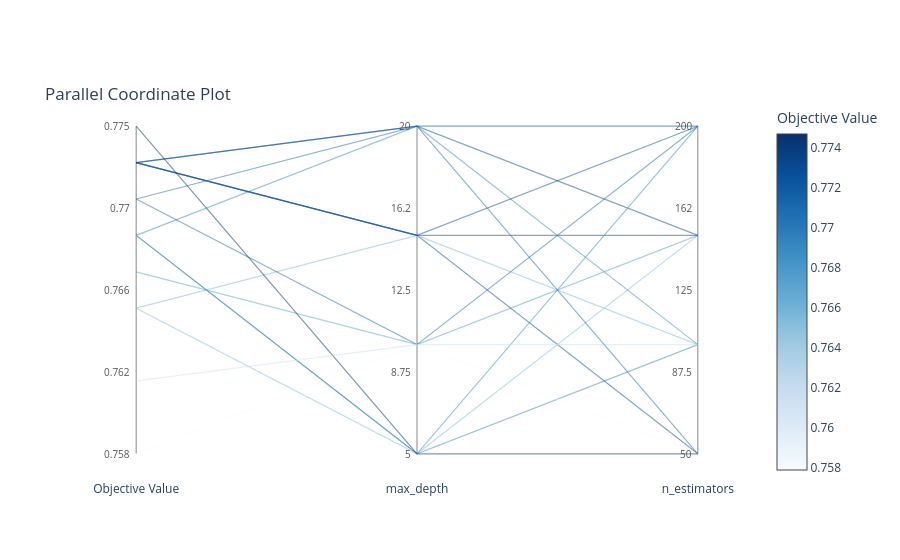

The notebook cell saved with this chart:
### Code cell
plot_parallel_coordinate(study).show()

### Figure 1 — Plotly figure (JSON) as saved in the notebook; plotly's stock layout.template omitted (floating-point values rounded to 4 significant figures)
{"data": [{"customdata": [["Objective Value", "0.769"], ["max_depth", "5"], ["n_estimators", "100"]], "hovertemplate": "%{customdata[0]}: %{customdata[1]}<extra></extra>", "line": {"color": "rgb(55.000000000000014, 135.0, 192.33333333333334)", "dash": "solid", "width": 1.2}, "mode": "lines", "opacity": 0.5, "showlegend": false, "type": "scatter", "x": [0, 1, 2], "y": [0.6667, 0, 0.3333]}, {"customdata": [["Objective Value", "0.767"], ["max_depth", "10"], ["n_estimators", "150"]], "hovertemplate": "%{customdata[0]}: %{customdata[1]}<extra></extra>", "line": {"color": "rgb(88.7777777777785, 161.55555555555605, 206.88888888888917)", "dash": "solid", "width": 1.2}, "mode": "lines", "opacity": 0.5, "showlegend": false, "type": "scatter", "x": [0, 1, 2], "y": [0.5556, 0.3333, 0.6667]}, {"customdata": [["Objective Value", "0.773"], ["max_depth", "15"], ["n_estimators", "50"]], "hovertemplate": "%{customdata[0]}: %{customdata[1]}<extra></extra>", "line": {"color": "rgb(8.0, 77.3333333333339, 150.5555555555564)", "dash": "solid", "width": 1.2}, "mode": "lines", "opacity": 0.5, "showlegend": false, "type": "scatter", "x": [0, 1, 2], "y": [0.8889, 0.6667, 0]}, {"customdata": [["Objective Value", "0.765"], ["max_depth", "15"], ["n_estimators", "100"]], "hovertemplate": "%{customdata[0]}: %{customdata[1]}<extra></extra>", "line": {"color": "rgb(129.66666666666578, 186.44444444444395, 218.8888888888887)", "dash": "solid", "width": 1.2}, "mode": "lines", "opacity": 0.5, "showlegend": false, "type": "scatter", "x": [0, 1, 2], "y": [0.4444, 0.6667, 0.3333]}, {"customdata": [["Objective Value", "0.769"], ["max_depth", "20"], ["n_estimators", "100"]], "hovertemplate": "%{customdata[0]}: %{customdata[1]}<extra></extra>", "line": {"color": "rgb(55.000000000000014, 135.0, 192.33333333333334)", "dash": "solid", "width": 1.2}, "mode": "lines", "opacity": 0.5, "showlegend": false, "type": "scatter", "x": [0, 1, 2], "y": [0.6667, 1, 0.3333]}, {"customdata": [["Objective Value", "0.758"], ["max_depth", "10"], ["n_estimators", "50"]], "hovertemplate": "%{customdata[0]}: %{customdata[1]}<extra></extra>", "line": {"color": "rgb(247.0, 251.0, 255.0)", "dash": "solid", "width": 1.2}, "mode": "lines", "opacity": 0.5, "showlegend": false, "type": "scatter", "x": [0, 1, 2], "y": [0, 0.3333, 0]}, {"customdata": [["Objective Value", "0.765"], ["max_depth", "5"], ["n_estimators", "150"]], "hovertemplate": "%{customdata[0]}: %{customdata[1]}<extra></extra>", "line": {"color": "rgb(129.66666666666578, 186.44444444444395, 218.8888888888887)", "dash": "solid", "width": 1.2}, "mode": "lines", "opacity": 0.5, "showlegend": false, "type": "scatter", "x": [0, 1, 2], "y": [0.4444, 0, 0.6667]}, {"customdata": [["Objective Value", "0.773"], ["max_depth", "20"], ["n_estimators", "150"]], "hovertemplate": "%{customdata[0]}: %{customdata[1]}<extra></extra>", "line": {"color": "rgb(8.0, 77.3333333333339, 150.5555555555564)", "dash": "solid", "width": 1.2}, "mode": "lines", "opacity": 0.5, "showlegend": false, "type": "scatter", "x": [0, 1, 2], "y": [0.8889, 1, 0.6667]}, {"customdata": [["Objective Value", "0.773"], ["max_depth", "15"], ["n_estimators", "150"]], "hovertemplate": "%{customdata[0]}: %{customdata[1]}<extra></extra>", "line": {"color": "rgb(8.0, 77.3333333333339, 150.5555555555564)", "dash": "solid", "width": 1.2}, "mode": "lines", "opacity": 0.5, "showlegend": false, "type": "scatter", "x": [0, 1, 2], "y": [0.8889, 0.6667, 0.6667]}, {"customdata": [["Objective Value", "0.771"], ["max_depth", "10"], ["n_estimators", "200"]], "hovertemplate": "%{customdata[0]}: %{customdata[1]}<extra></extra>", "line": {"color": "rgb(27.444444444444, 105.88888888888832, 175.444444444444)", "dash": "solid", "width": 1.2}, "mode": "lines", "opacity": 0.5, "showlegend": false, "type": "scatter", "x": [0, 1, 2], "y": [0.7778, 0.3333, 1]}, {"customdata": [["Objective Value", "0.773"], ["max_depth", "20"], ["n_estimators", "200"]], "hovertemplate": "%{customdata[0]}: %{customdata[1]}<extra></extra>", "line": {"color": "rgb(8.0, 77.3333333333339, 150.5555555555564)", "dash": "solid", "width": 1.2}, "mode": "lines", "opacity": 0.5, "showlegend": false, "type": "scatter", "x": [0, 1, 2], "y": [0.8889, 1, 1]}, {"customdata": [["Objective Value", "0.773"], ["max_depth", "15"], ["n_estimators", "200"]], "hovertemplate": "%{customdata[0]}: %{customdata[1]}<extra></extra>", "line": {"color": "rgb(8.0, 77.3333333333339, 150.5555555555564)", "dash": "solid", "width": 1.2}, "mode": "lines", "opacity": 0.5, "showlegend": false, "type": "scatter", "x": [0, 1, 2], "y": [0.8889, 0.6667, 1]}, {"customdata": [["Objective Value", "0.769"], ["max_depth", "5"], ["n_estimators", "200"]], "hovertemplate": "%{customdata[0]}: %{customdata[1]}<extra></extra>", "line": {"color": "rgb(55.000000000000014, 135.0, 192.33333333333334)", "dash": "solid", "width": 1.2}, "mode": "lines", "opacity": 0.5, "showlegend": false, "type": "scatter", "x": [0, 1, 2], "y": [0.6667, 0, 1]}, {"customdata": [["Objective Value", "0.775"], ["max_depth", "5"], ["n_estimators", "50"]], "hovertemplate": "%{customdata[0]}: %{customdata[1]}<extra></extra>", "line": {"color": "rgb(8.0, 48.0, 107.0)", "dash": "solid", "width": 1.2}, "mode": "lines", "opacity": 0.5, "showlegend": false, "type": "scatter", "x": [0, 1, 2], "y": [1, 0, 0]}, {"customdata": [["Objective Value", "0.762"], ["max_depth", "10"], ["n_estimators", "100"]], "hovertemplate": "%{customdata[0]}: %{customdata[1]}<extra></extra>", "line": {"color": "rgb(203.33333333333377, 222.55555555555583, 240.7777777777779)", "dash": "solid", "width": 1.2}, "mode": "lines", "opacity": 0.5, "showlegend": false, "type": "scatter", "x": [0, 1, 2], "y": [0.2222, 0.3333, 0.3333]}, {"customdata": [["Objective Value", "0.771"], ["max_depth", "20"], ["n_estimators", "50"]], "hovertemplate": "%{customdata[0]}: %{customdata[1]}<extra></extra>", "line": {"color": "rgb(27.444444444444, 105.88888888888832, 175.444444444444)", "dash": "solid", "width": 1.2}, "mode": "lines", "opacity": 0.5, "showlegend": false, "type": "scatter", "x": [0, 1, 2], "y": [0.7778, 1, 0]}, {"hoverinfo": "skip", "marker": {"cmax": 0.7747, "cmin": 0.7579, "color": [0.7579, 0.7747], "colorbar": {"title": {"text": "Objective Value"}}, "colorscale": [[0, "rgb(247,251,255)"], [0.125, "rgb(222,235,247)"], [0.25, "rgb(198,219,239)"], [0.375, "rgb(158,202,225)"], [0.5, "rgb(107,174,214)"], [0.625, "rgb(66,146,198)"], [0.75, "rgb(33,113,181)"], [0.875, "rgb(8,81,156)"], [1, "rgb(8,48,107)"]], "reversescale": false, "showscale": true}, "mode": "markers", "showlegend": false, "type": "scatter", "x": [null, null], "y": [null, null]}], "layout": {"annotations": [{"font": {"color": "#555", "size": 10}, "showarrow": false, "text": "0.758", "x": 0, "xanchor": "right", "xshift": -4, "y": 0}, {"font": {"color": "#555", "size": 10}, "showarrow": false, "text": "0.762", "x": 0, "xanchor": "right", "xshift": -4, "y": 0.25}, {"font": {"color": "#555", "size": 10}, "showarrow": false, "text": "0.766", "x": 0, "xanchor": "right", "xshift": -4, "y": 0.5}, {"font": {"color": "#555", "size": 10}, "showarrow": false, "text": "0.77", "x": 0, "xanchor": "right", "xshift": -4, "y": 0.75}, {"font": {"color": "#555", "size": 10}, "showarrow": false, "text": "0.775", "x": 0, "xanchor": "right", "xshift": -4, "y": 1}, {"font": {"color": "#555", "size": 10}, "showarrow": false, "text": "5", "x": 1, "xanchor": "right", "xshift": -4, "y": 0}, {"font": {"color": "#555", "size": 10}, "showarrow": false, "text": "8.75", "x": 1, "xanchor": "right", "xshift": -4, "y": 0.25}, {"font": {"color": "#555", "size": 10}, "showarrow": false, "text": "12.5", "x": 1, "xanchor": "right", "xshift": -4, "y": 0.5}, {"font": {"color": "#555", "size": 10}, "showarrow": false, "text": "16.2", "x": 1, "xanchor": "right", "xshift": -4, "y": 0.75}, {"font": {"color": "#555", "size": 10}, "showarrow": false, "text": "20", "x": 1, "xanchor": "right", "xshift": -4, "y": 1}, {"font": {"color": "#555", "size": 10}, "showarrow": false, "text": "50", "x": 2, "xanchor": "right", "xshift": -4, "y": 0}, {"font": {"color": "#555", "size": 10}, "showarrow": false, "text": "87.5", "x": 2, "xanchor": "right", "xshift": -4, "y": 0.25}, {"font": {"color": "#555", "size": 10}, "showarrow": false, "text": "125", "x": 2, "xanchor": "right", "xshift": -4, "y": 0.5}, {"font": {"color": "#555", "size": 10}, "showarrow": false, "text": "162", "x": 2, "xanchor": "right", "xshift": -4, "y": 0.75}, {"font": {"color": "#555", "size": 10}, "showarrow": false, "text": "200", "x": 2, "xanchor": "right", "xshift": -4, "y": 1}], "hovermode": "closest", "legend": {"orientation": "h", "x": 1, "xanchor": "right", "y": 1, "yanchor": "bottom"}, "plot_bgcolor": "white", "shapes": [{"layer": "below", "line": {"color": "#888", "width": 1}, "type": "line", "x0": 0, "x1": 0, "y0": 0, "y1": 1}, {"layer": "below", "line": {"color": "#888", "width": 1}, "type": "line", "x0": 1, "x1": 1, "y0": 0, "y1": 1}, {"layer": "below", "line": {"color": "#888", "width": 1}, "type": "line", "x0": 2, "x1": 2, "y0": 0, "y1": 1}], "title": {"text": "Parallel Coordinate Plot", "y": 1, "yanchor": "bottom", "yref": "paper"}, "xaxis": {"range": [-0.2, 2.2], "showgrid": false, "tickmode": "array", "ticktext": ["Objective Value", "max_depth", "n_estimators"], "tickvals": [0, 1, 2], "zeroline": false}, "yaxis": {"fixedrange": true, "range": [-0.08, 1.08], "visible": false}}}
